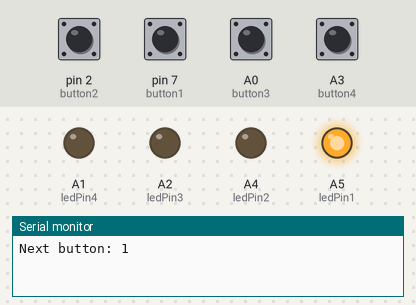
Simulated run of this sketch. Board: Arduino Uno, built with avr-gcc and run on an emulated ATmega328P. Parts: output pins drawn as LEDs (lit = HIGH), the last lines printed to the serial monitor. Dashed ring = blinking. The inputs (shaded band) are chosen by the test bench; at power-on: A0 (button3), A3 (button4), pin 2 (button2), pin 7 (button1) HIGH. Random numbers use the default seed unless the sketch sets one.

Above: at 1.2 s.
1.3 s: pin 2 (button2) pulled LOW for 0.15 s
At 1.57 s:
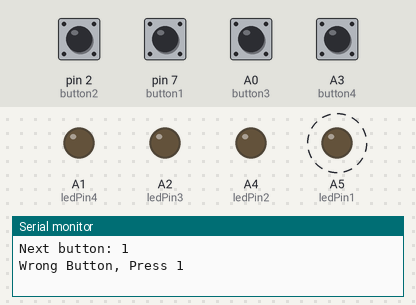
4.3 s: pin 7 (button1) pulled LOW for 0.15 s
At 5.1 s:
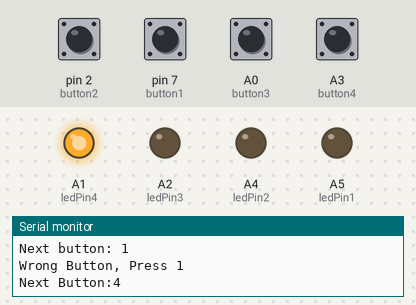
5.9 s: A3 (button4) pulled LOW for 0.15 s
At 8.8 s:
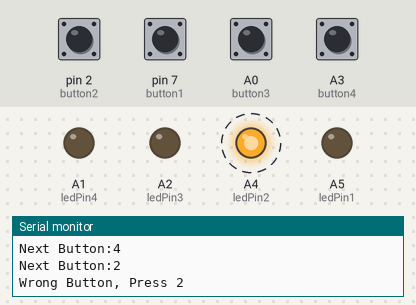
8.9 s: pin 2 (button2) pulled LOW for 1 s
At 9.8 s:
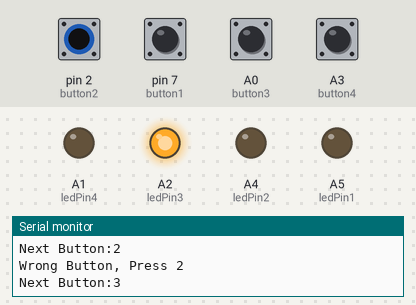
11.4 s: pin 7 (button1) pulled LOW for 1 s
At 14.3 s:
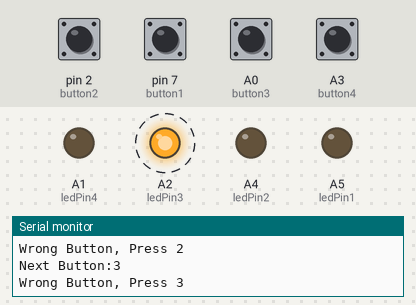
14.4 s: A0 (button3) pulled LOW for 0.15 s
At 15.2 s:
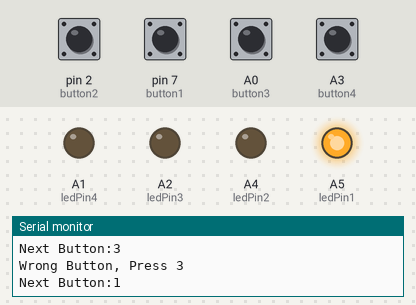
Timing chart, 0 to 17.0 s (numbered marks = the images above; inputs shaded):
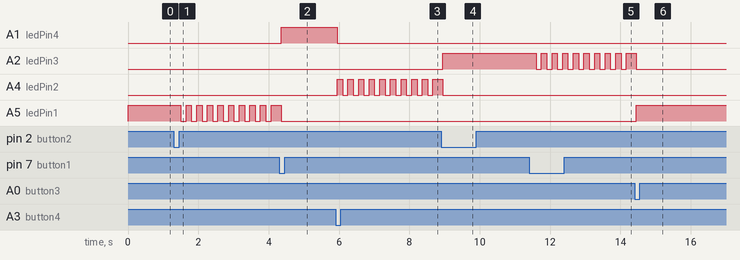

Measured:
- after the input at 1.3 s, A5 (ledPin1): alternates HIGH for 0.15 s and LOW for 0.15 s, starting after 0.20 s
- after the input at 4.3 s, A1 (ledPin4): LOW → HIGH after 0.05 s; A5 (ledPin1): HIGH → LOW after 0.05 s
- after the input at 5.9 s, A1 (ledPin4): HIGH → LOW after 0.05 s; A4 (ledPin2): alternates HIGH for 0.15 s and LOW for 0.15 s, starting after 0.05 s
- after the input at 8.9 s, A2 (ledPin3): LOW → HIGH after 0.05 s; A4 (ledPin2): HIGH → LOW after 0.05 s
- after the input at 11.4 s, A2 (ledPin3): alternates HIGH for 0.15 s and LOW for 0.15 s, starting after 0.20 s
- after the input at 14.4 s, A2 (ledPin3): HIGH → LOW after 0.05 s; A5 (ledPin1): LOW → HIGH after 0.05 s

The sketch:

GamebarFlash.ino
```cpp
#include <ezButton.h>

#define ledPin1 A5 // Green
#define ledPin2 A4 // Red
#define ledPin3 A2 // Blue
#define ledPin4 A1 // Yellow

ezButton button1(7); // Green
ezButton button2(2); // Red
ezButton button3(A0); // Blue
ezButton button4(A3); // Yellow

int currentLED = 1;
int nextLED;

static const uint8_t pinNumberOutput[] = {A5, A4, A2, A1};

int lastToggle = millis();
int currentTime;
int currentTimer;
int LEDstate = LOW;
int count = 0;

void toggleLED(int duration){
  currentTime = millis();
  if(currentTime - lastToggle > duration){
    if(LEDstate == LOW) {
      LEDstate = HIGH;
      count++;
    }
    else {
      LEDstate = LOW;
      count++;
    }
    lastToggle = millis();
    digitalWrite(pinNumberOutput[currentLED-1],LEDstate);
  }
}

void newLED(){
    nextLED = random(1,5);
    while(nextLED == currentLED)
      nextLED = random(1,5);
    currentLED = nextLED;
}

void setup() {
  pinMode(ledPin1,OUTPUT);
  pinMode(ledPin2,OUTPUT);
  pinMode(ledPin3,OUTPUT);
  pinMode(ledPin4,OUTPUT);

  button1.setDebounceTime(50);
  button2.setDebounceTime(50);
  button3.setDebounceTime(50);
  button4.setDebounceTime(50);

  Serial.begin(9600);
  Serial.print("Next button: ");
  Serial.println(currentLED);
  digitalWrite(pinNumberOutput[currentLED-1],HIGH);
}

void loop() {

button1.loop();
button2.loop();
button3.loop();
button4.loop();

int btn1State = button1.getState();
int btn2State = button2.getState();
int btn3State = button3.getState();
int btn4State = button4.getState();

if(button1.isPressed() && currentLED == 1){
  digitalWrite(ledPin1,LOW);
  newLED();
  digitalWrite(pinNumberOutput[currentLED-1],HIGH);
  Serial.print("Next Button:");
  Serial.println(currentLED);
}

if(button1.isPressed() && currentLED != 1){
  currentTimer = millis();
  if(currentTimer - lastToggle > 1000){
    Serial.print("Wrong Button, Press ");
    Serial.println(currentLED);
    while (count < 20){
      toggleLED(150);
    }
    digitalWrite(pinNumberOutput[currentLED-1],HIGH);
    count = 0;
  }
}
if(button2.isPressed() && currentLED == 2){
  digitalWrite(ledPin2,LOW);
  newLED();
  digitalWrite(pinNumberOutput[currentLED-1],HIGH);
  Serial.print("Next Button:");
  Serial.println(currentLED);
}

if(button2.isPressed() && currentLED != 2){
  currentTimer = millis();
  if(currentTimer - lastToggle > 1000){
    Serial.print("Wrong Button, Press ");
    Serial.println(currentLED);
    while (count < 20){
      toggleLED(150);
    }
    digitalWrite(pinNumberOutput[currentLED-1],HIGH);
    count = 0;
  }
}

if(button3.isPressed() && currentLED == 3){
  digitalWrite(ledPin3,LOW);
  newLED();
  digitalWrite(pinNumberOutput[currentLED-1],HIGH);
  Serial.print("Next Button:");
  Serial.println(currentLED);
}

if(button3.isPressed() && currentLED != 3){
  currentTimer = millis();
  if(currentTimer - lastToggle > 1000){
    Serial.print("Wrong Button, Press ");
    Serial.println(currentLED);
    while (count < 20){
      toggleLED(150);
    }
    digitalWrite(pinNumberOutput[currentLED-1],HIGH);
    count = 0;
  }
}

if(button4.isPressed() && currentLED == 4){
  digitalWrite(ledPin4,LOW);
  newLED();
  digitalWrite(pinNumberOutput[currentLED-1],HIGH);
  Serial.print("Next Button:");
  Serial.println(currentLED);
}

if(button4.isPressed() && currentLED != 4){
  currentTimer = millis();
  if(currentTimer - lastToggle > 1000){
    Serial.print("Wrong Button, Press ");
    Serial.println(currentLED);
    while (count < 20){
      toggleLED(150);
    }
    digitalWrite(pinNumberOutput[currentLED-1],HIGH);
    count = 0;
  }
}
}
```
